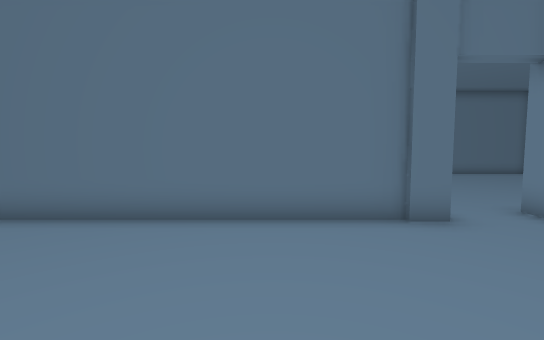
View 1 (above)

18 first-person views from a walk through a scene from a Unity 3-D project. The camera is 1.4 m above the floor, tilts 4° down and sees 90° across. The floor is counted in squares, 1 m on a side. Each view is taken from the middle of a square. On the plan, view 1 faces up. The plan holds only what a view shows up to about 13 squares ahead; the rest is blank. The place goes on beyond the plan. The player is left out.

View 2
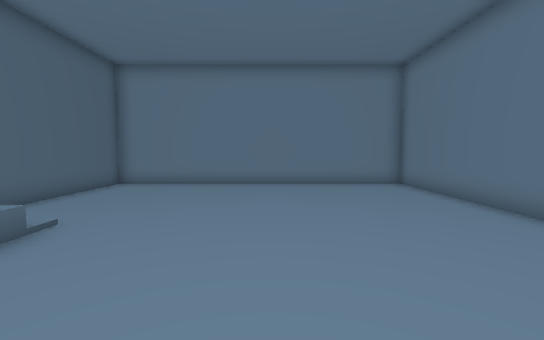

View 3
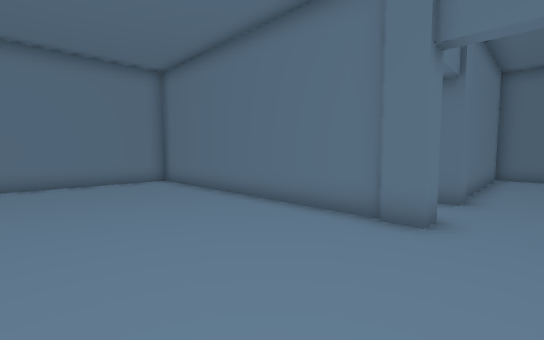

View 4
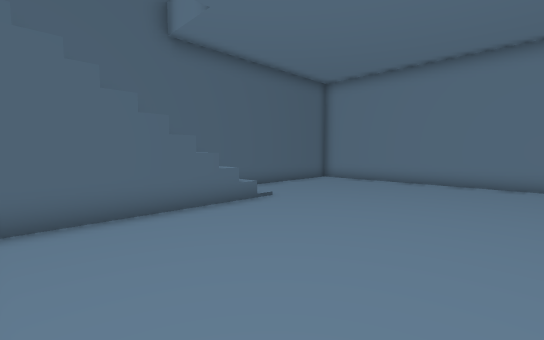

View 5
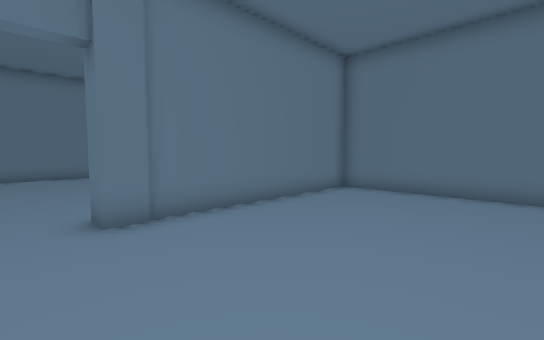

View 6
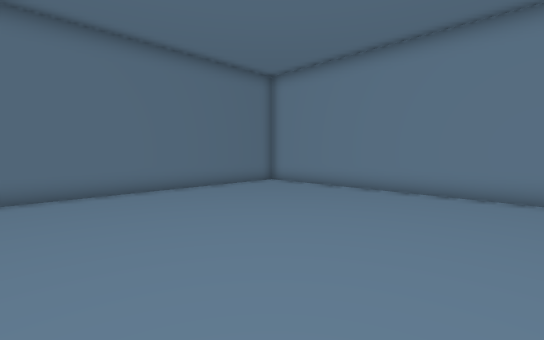

View 7
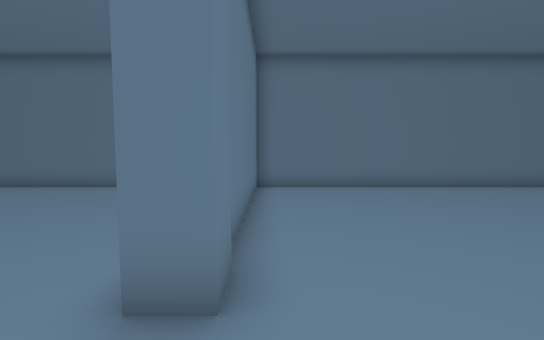

View 8
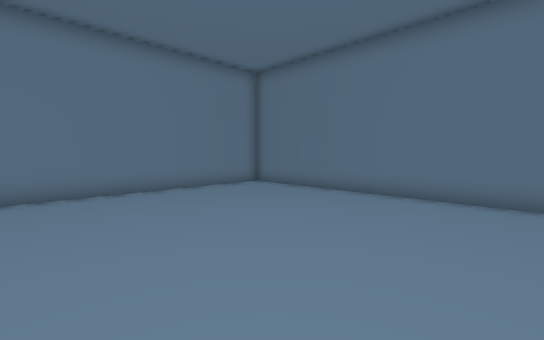

View 9
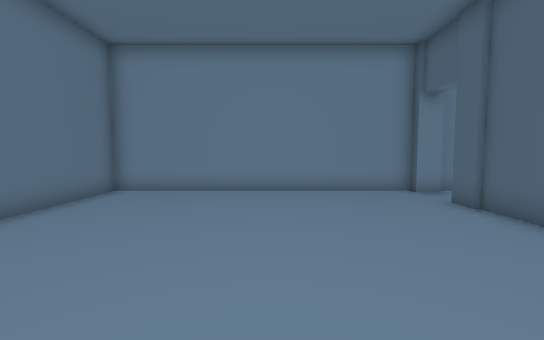

View 10
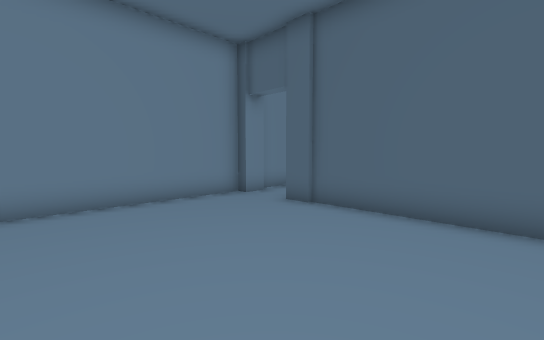

View 11
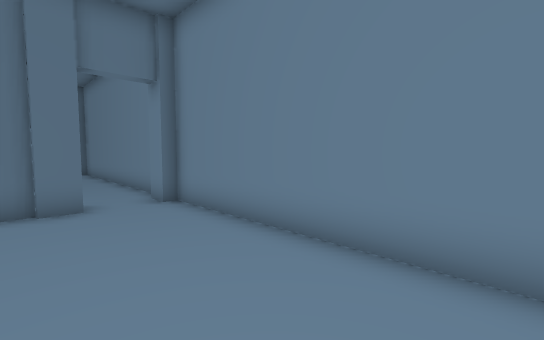

View 12
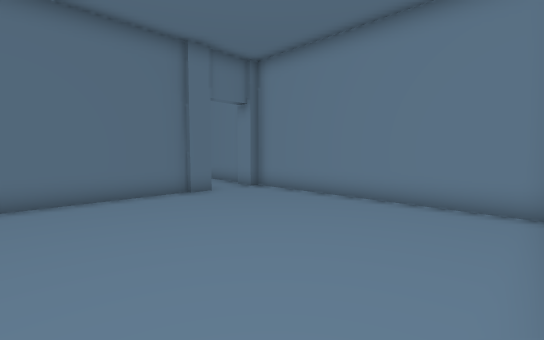

View 13
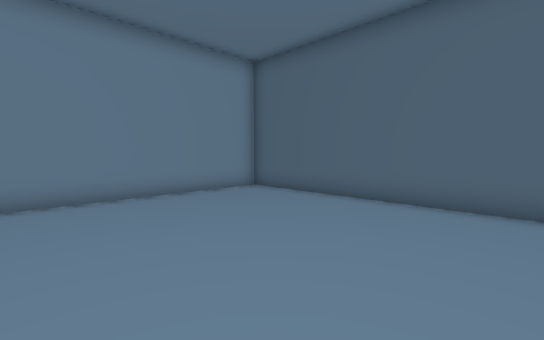

View 14
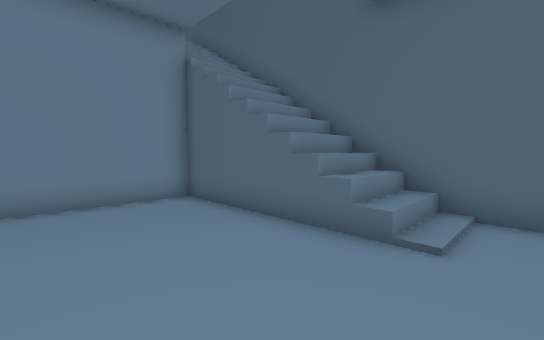

View 15
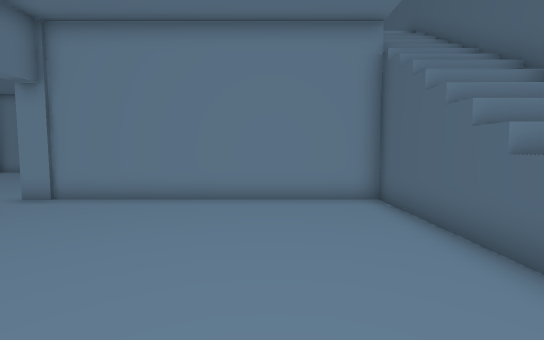

View 16
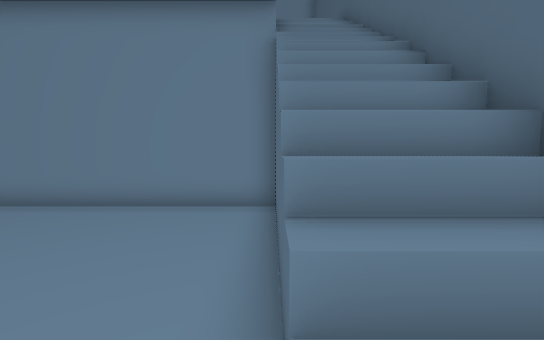

View 17
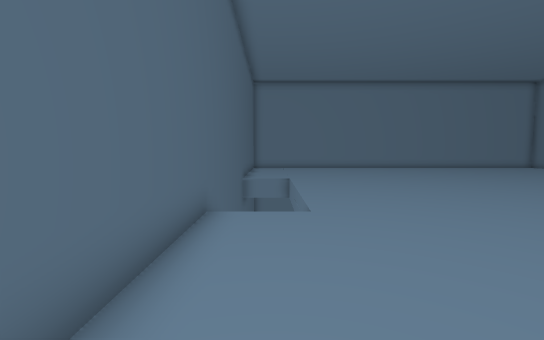

View 18
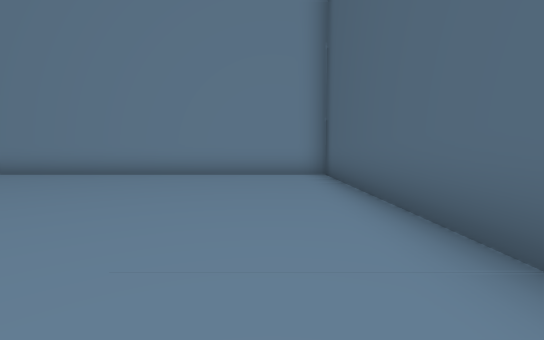

### Floor plan
Key: @ floor where view 1 was taken; # wall or solid block; . main floor; : floor 6 m higher than the main floor; / step, stairs or slope; = window, fence, low wall or low ledge; v drop or lower ground; P pillar.
Columns run from 8 left of view 1 to 16 right of it. Each row starts with its distance up from view 1.
 17 #########################
 16 #..........#............#
 15 #..........#............#
 14 #..........#............#
 13 #..........#............#
 12 #..........#............#
 11 #..........#............#
 10 #..........#............#
  9 #..........P............#
  8 #.......................#
  7 #.......................#
  6 ###########P..: ::::::.##
  5 #.............: .......##
  4 #.............:.........#
  3 #.............: ........#
  2 #.............:.........#
  1 #.............:.........#
  0 #.......@.....:.........#
 -1 #.............:.........#
 -2 #.............:.........#
 -3 #.............:.........#
 -4 #.......==vvv#////::::::#
 -5 #.......//////////::::::#
 -6 #.......//////////::::::#
 -7 #########################

Where each view was taken, in squares from view 1:
view 1: 0 up, 0 right, facing up
view 2: 0 up, 4 right, facing left
view 3: 0 up, 5 right, facing up-left
view 4: 2 up, 5 right, facing down-left
view 5: 7 up, 9 right, facing up-left
view 6: 7 up, 6 right, facing up-right
view 7: 6 up, 4 right, facing up
view 8: 8 up, 2 right, facing up-left
view 9: 11 up, 6 right, facing right
view 10: 12 up, 8 right, facing down-right
view 11: 2 down, 12 right, facing up-right
view 12: 3 down, 8 right, facing up-right
view 13: 4 up, 7 right, facing down-right
view 14: 0 up, 2 left, facing down-right
view 15: 1 down, 2 left, facing right
view 16: 4 down, 1 left, facing right
view 17: 5 down, 15 right, facing left
view 18: 5 down, 8 right, facing right
